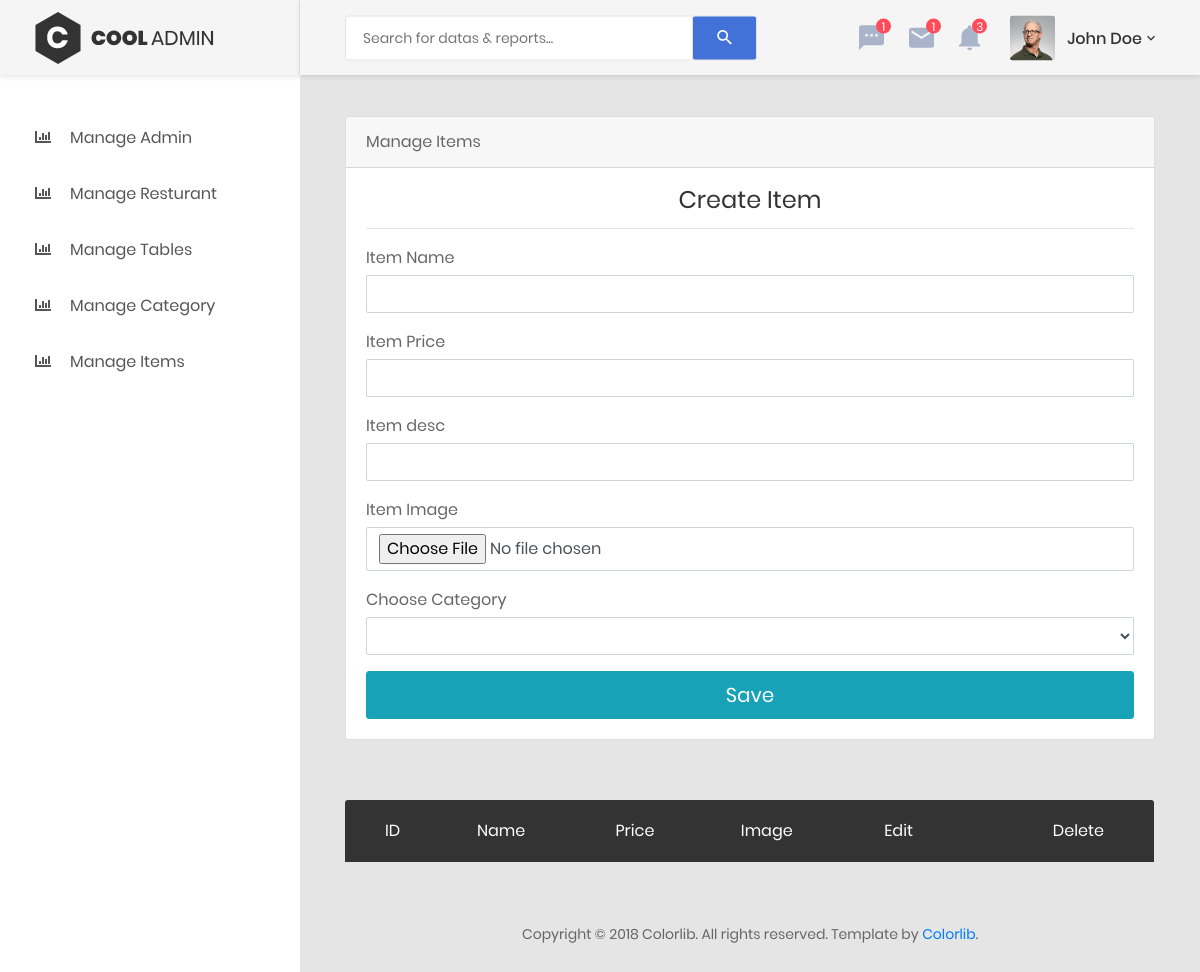
The page /manage_items.php (signed in) on the database as committed earlier.
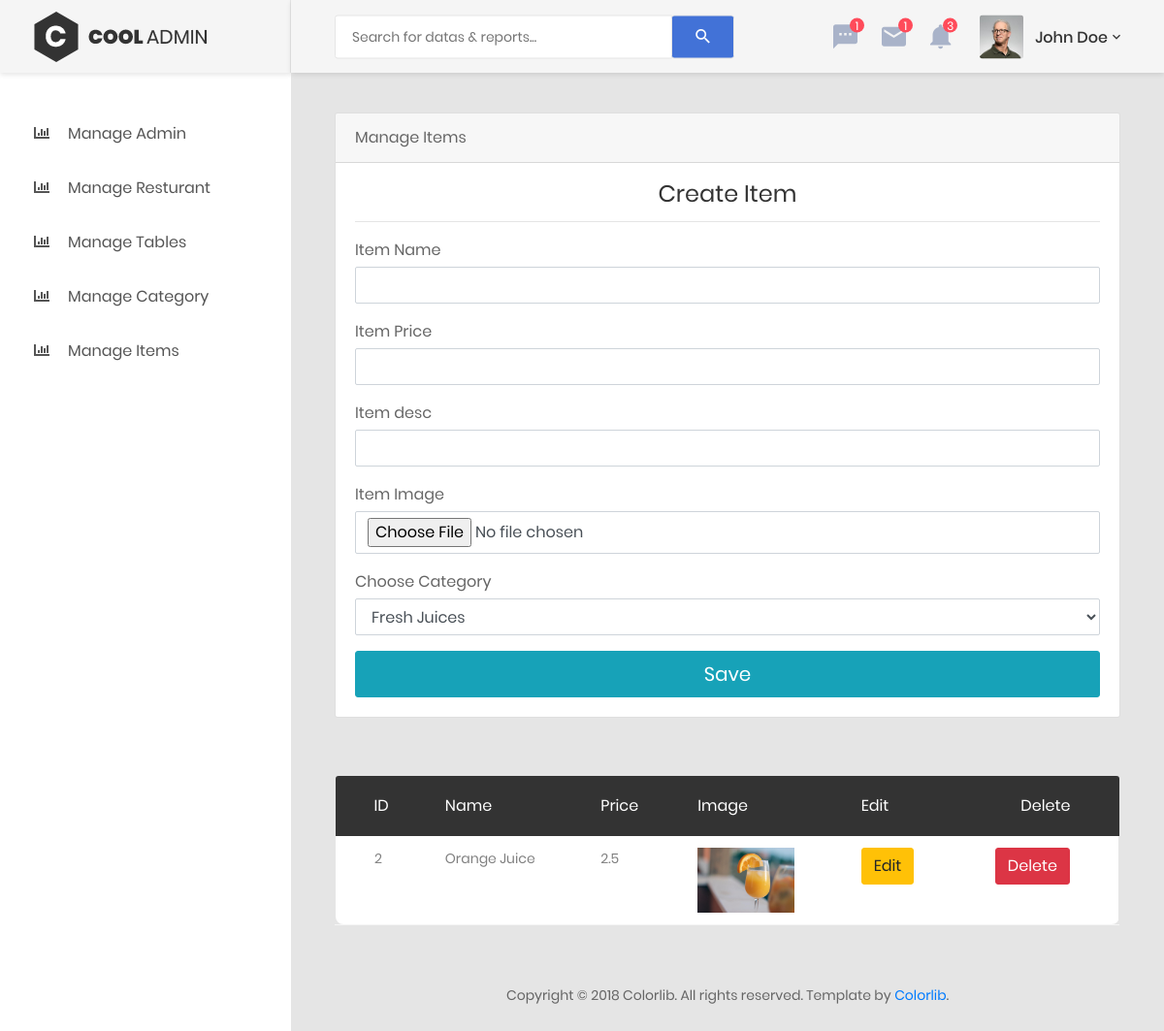
The same page on the database as committed later.
### tables this page shows
CREATE TABLE `items` (
  `item_id` int(3) NOT NULL,
  `item_name` varchar(50) NOT NULL,
  `item_price` varchar(50) NOT NULL,
  `item_desc` varchar(50) NOT NULL,
  `item_image` varchar(50) NOT NULL,
  `cat_id` int(3) NOT NULL,
  `rest_id` int(3) NOT NULL
);

### manage_items.php (the view, shortened to what the changed rows need)
<?php
include('includes/connection.php');
include('includes/admin_header.php');
 ?>
            <div class="main-content">
                <div class="section__content section__content--p30">
                    <div class="container-fluid">
                        <div class="row">
                            <div class="col-lg-12">
                                <div class="card">
                                    <div class="card-body">
                                        <form action="" method="post" enctype="multipart/form-data">
                                            <div class="form-group">
                                                <label for="cc-payment" class="control-label mb-1">Choose Category</label>
                                                <select name="cat_id" class="form-control" >
                                                <?php
                                                $query ="select * from category where rest_id = {$_SESSION['admin_id']}";
                                           $result = mysqli_query($conn,$query);
                                           while($row  = mysqli_fetch_assoc($result)){
                                            echo "<option value='{$row['cat_id']}'>{$row['cat_name']}</option>";
                                           }
                                                     ?>
                                                </select>
                                            </div>
                                        </form>
                                    </div>
                                </div>
                            </div>
                            </div>
                <div class="row m-t-30">
                            <div class="col-md-12">
                                <div class="table-responsive m-b-40">
                                    <table class="table table-borderless table-data3">
                                        <thead>
                                            <tr>
                                                <th>ID</th>
                                                <th>Name</th>
                                                <th>Price</th>
                                                <th>image</th>
                                                <th>Edit</th>
                                                <th>Delete</th>
                                            </tr>
                                        </thead>
                                        <tbody>
                                           <?php
                                           $query ="select * from items where rest_id = {$_SESSION['admin_id']}";
                                           $result = mysqli_query($conn,$query);
                                           while($row  = mysqli_fetch_assoc($result)){
                                                echo '<tr>';
                                                echo "<td>{$row['item_id']}</td>";
                                                echo "<td>{$row['item_name']}</td>";
                                                echo "<td>{$row['item_price']}</td>";
                                                echo "<td><img src='images/item/{$row['item_image']}' width='100' height='160'/></td>";
                                                echo "<td><a href='edit_item.php?id={$row['cat_id']}' class='btn btn-warning'>Edit</a></td>";
                                                echo "<td><a href='delete_item.php?id={$row['cat_id']}' class='btn btn-danger'>Delete</a></td>";
                                                echo '</tr>';
                                           }
                                            ?>
                                        </tbody>
                                    </table>
                                </div>
                            </div>
                        </div>
                          </div>
                    </div>
                </div>
<?php include('includes/admin_footer.php') ?>

Rows that differ between the two databases and show on the page:
added items: item_id "2", item_name "Orange Juice", item_price "2.5", item_image (picture)
Other text that changed with them:
form field cat_id: (not shown) → "Fresh Juices"
